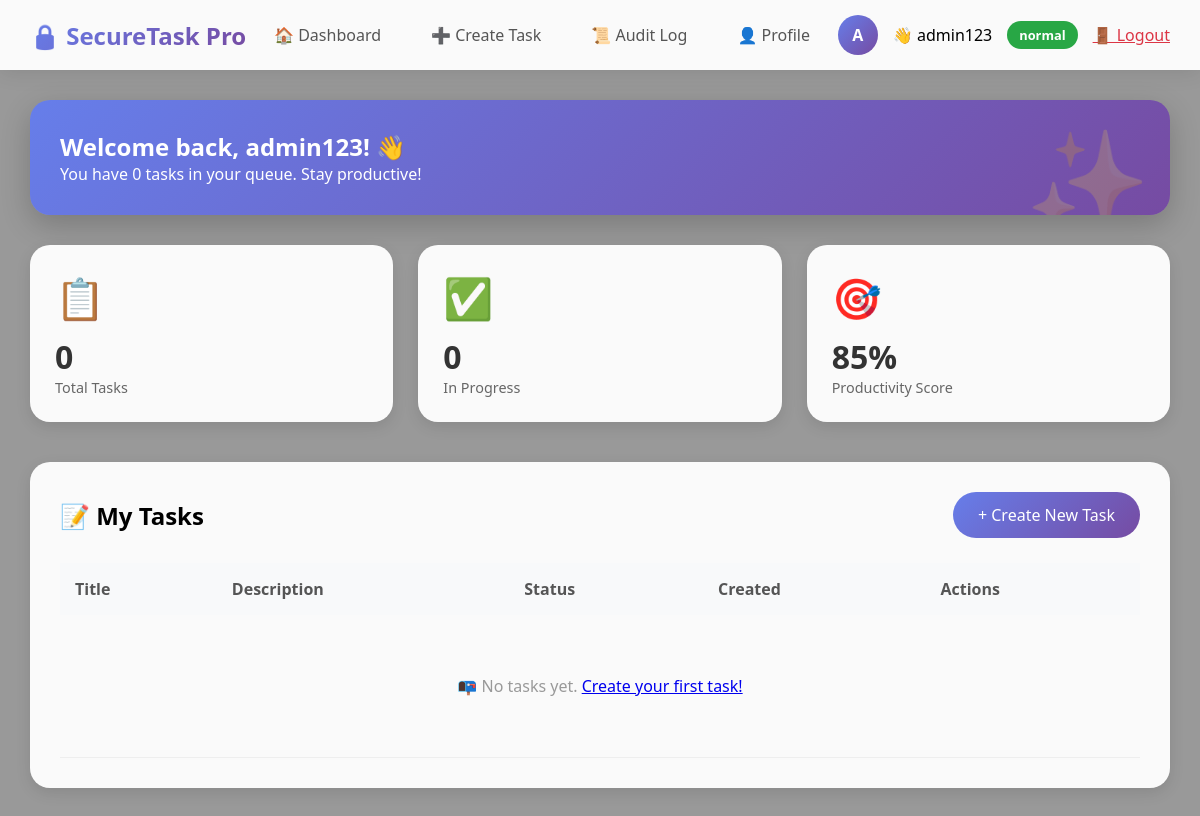
The page /dashboard/ (signed in) on the database its author committed.
### core/models.py (models this page shows, shortened)
class User(AbstractUser):
    ROLE_CHOICES = (
        ('admin', 'Admin'),
        ('normal', 'Normal User'),
    )
    role = models.CharField(max_length=10, choices=ROLE_CHOICES, default='normal')
    two_factor_enabled = models.BooleanField(default=False)
    two_factor_code = models.CharField(max_length=6, blank=True, null=True)
    two_factor_code_created = models.DateTimeField(blank=True, null=True)

### core/views.py (the view)
# urls.py: path('dashboard/', views.dashboard, name='dashboard'),
@login_required
def dashboard(request):
    tasks = Task.objects.filter(created_by=request.user)
    return render(request, 'core/dashboard.html', {'tasks': tasks})

### core/templates/core/dashboard.html (shortened to what this page needs)
<!DOCTYPE html>
<html lang="en">
<head>
</head>
<body>
    <nav class="navbar">
        <div class="logo">🔒 SecureTask Pro</div>
        <div class="nav-links">
            <a href="{% url 'dashboard' %}">🏠 Dashboard</a>
            <a href="{% url 'task_create' %}">➕ Create Task</a>
            <a href="{% url 'audit_log' %}">📜 Audit Log</a>
            <a href="{% url 'profile' %}">👤 Profile</a>
        </div>
        <div class="user-info">
            <span class="avatar">{{ request.user.username|make_list|first|upper }}</span>
            <span>👋 {{ request.user.username }}</span>
            <span class="role-badge {% if request.user.role == 'admin' %}role-admin{% else %}role-user{% endif %}">
                {{ request.user.role }}
            </span>
            <a href="{% url 'logout' %}" style="color: #dc3545;">🚪 Logout</a>
        </div>
    </nav>
    <div class="container">
        <div class="welcome-banner">
            <h2>Welcome back, {{ request.user.username }}! 👋</h2>
            <p>You have {{ tasks.count }} task{% if tasks.count != 1 %}s{% endif %} in your queue. Stay productive!</p>
        </div>
        <div class="stats-grid">
            <div class="stat-card">
                <div class="stat-icon">📋</div>
                <div class="stat-number">{{ tasks.count }}</div>
                <div class="stat-label">Total Tasks</div>
            </div>
            <div class="stat-card">
                <div class="stat-icon">✅</div>
                <div class="stat-number">{{ tasks|length }}</div>
                <div class="stat-label">In Progress</div>
            </div>
            <div class="stat-card">
                <div class="stat-icon">🎯</div>
                <div class="stat-number">85%</div>
                <div class="stat-label">Productivity Score</div>
            </div>
        </div>
        <div class="tasks-section">
            <div class="section-header">
                <h2>📝 My Tasks</h2>
                <a href="{% url 'task_create' %}" class="create-btn">+ Create New Task</a>
            </div>
            <table>
                <thead>
                    <tr>
                        <th>Title</th>
                        <th>Description</th>
                        <th>Status</th>
                        <th>Created</th>
                        <th>Actions</th>
                    </tr>
                </thead>
                <tbody>
                    {% for task in tasks %}
                    <tr>
                        <td><strong>{{ task.title }}</strong></td>
                        <td>{{ task.description|truncatechars:50 }}</td>
                        <td>
                            <span class="status {% if task.status == 'completed' %}status-completed{% else %}status-pending{% endif %}">
                                {{ task.status }}
                            </span>
                        </td>
                        <td>{{ task.created_at|date:"M d, Y" }}</td>
                        <td class="action-buttons">
                            <a href="{% url 'task_update' task.id %}" class="edit-btn">✏️ Edit</a>
                            <a href="{% url 'task_delete' task.id %}" class="delete-btn" onclick="return confirm('Delete task?')">🗑️ Delete</a>
                        </td>
                    </tr>
                    {% empty %}
                    <tr>
                        <td colspan="5" class="empty-state">
                            📭 No tasks yet. <a href="{% url 'task_create' %}">Create your first task!</a>
                        </td>
                    </tr>
                    {% endfor %}
                </tbody>
            </table>
        </div>
    </div>
</body>
</html>

### core/templates/core/dashboard.html (style rules this page uses)
* { margin: 0; padding: 0; box-sizing: border-box; }
body { font-family: 'Segoe UI', Tahoma, Geneva, Verdana, sans-serif; background-image: url('https://images.unsplash.com/photo-1558494949-ef010cbdcc31?q=80&w=2070&auto=format&fit=crop'); background-size: cover; background-position: center; background-attachment: fixed; min-height: 100vh; }
body::before { content: ''; position: fixed; top: 0; left: 0; width: 100%; height: 100%; background: rgba(0, 0, 0, 0.4); z-index: -1; }
.navbar { background: rgba(255, 255, 255, 0.95); backdrop-filter: blur(10px); box-shadow: 0 2px 20px rgba(0,0,0,0.1); padding: 15px 30px; display: flex; justify-content: space-between; align-items: center; flex-wrap: wrap; }
.logo { font-size: 1.5rem; font-weight: bold; background: linear-gradient(135deg, #667eea, #764ba2); -webkit-background-clip: text; background-clip: text; color: transparent; }
.nav-links { display: flex; gap: 20px; flex-wrap: wrap; }
.nav-links a { text-decoration: none; color: #555; font-weight: 500; transition: 0.3s; padding: 8px 15px; border-radius: 25px; }
.user-info { display: flex; align-items: center; gap: 15px; }
.avatar { width: 40px; height: 40px; background: linear-gradient(135deg, #667eea, #764ba2); border-radius: 50%; display: flex; align-items: center; justify-content: center; color: white; font-weight: bold; }
.role-badge { padding: 5px 12px; border-radius: 20px; font-size: 0.8rem; font-weight: bold; }
.role-user { background: #28a745; color: white; }
.container { max-width: 1400px; margin: 0 auto; padding: 30px; }
.welcome-banner { background: linear-gradient(135deg, #667eea, #764ba2); border-radius: 20px; padding: 30px; color: white; margin-bottom: 30px; position: relative; overflow: hidden; box-shadow: 0 10px 30px rgba(0,0,0,0.2); }
.welcome-banner::before { content: "✨"; font-size: 100px; position: absolute; right: 20px; top: 10px; opacity: 0.2; }
.stats-grid { display: grid; grid-template-columns: repeat(auto-fit, minmax(250px, 1fr)); gap: 25px; margin-bottom: 40px; }
.stat-card { background: rgba(255, 255, 255, 0.95); backdrop-filter: blur(10px); border-radius: 20px; padding: 25px; transition: all 0.3s ease; box-shadow: 0 5px 15px rgba(0,0,0,0.1); }
.stat-icon { font-size: 2.5rem; margin-bottom: 10px; }
.stat-number { font-size: 2rem; font-weight: bold; color: #333; }
.stat-label { color: #666; font-size: 0.9rem; }
.tasks-section { background: rgba(255, 255, 255, 0.95); backdrop-filter: blur(10px); border-radius: 20px; padding: 30px; box-shadow: 0 5px 15px rgba(0,0,0,0.1); }
.section-header { display: flex; justify-content: space-between; align-items: center; margin-bottom: 25px; flex-wrap: wrap; }
.create-btn { background: linear-gradient(135deg, #667eea, #764ba2); color: white; padding: 12px 25px; border-radius: 50px; text-decoration: none; font-weight: 500; transition: 0.3s; }
table { width: 100%; border-collapse: collapse; }
th { text-align: left; padding: 15px; background: #f8f9fa; color: #555; }
td { padding: 15px; border-bottom: 1px solid #eee; }
.empty-state { text-align: center; padding: 60px; color: #999; }

### rows shown on the page
User: user.username|make_list "A", user.username "admin123", user.role "normal"

### other values the page prints
{{ tasks.count }} "0"
{{ tasks|length }} "0"
